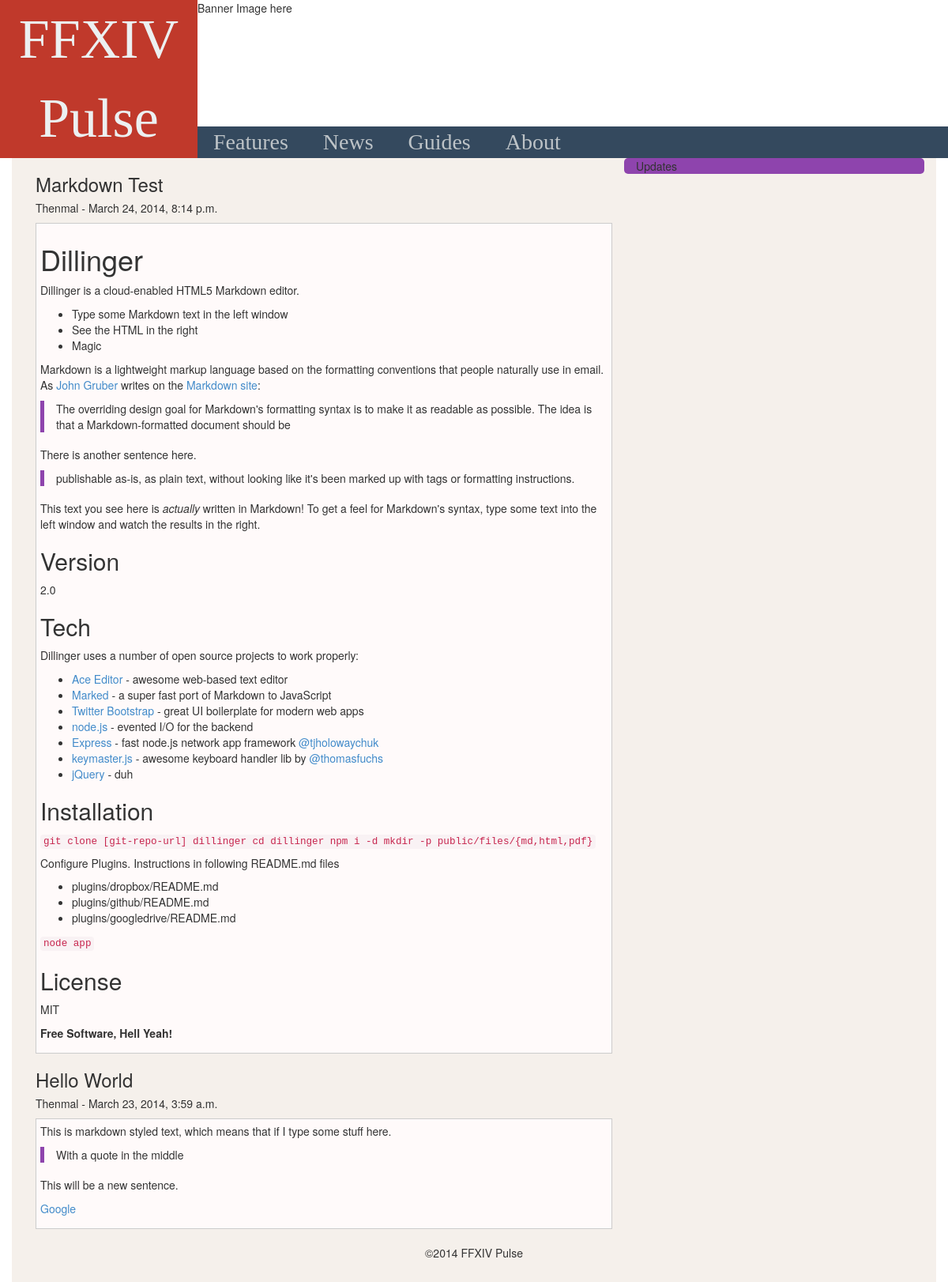
The page / on the database its author committed.
### content/models.py (models this page shows, shortened)
class News(models.Model):
    title = models.CharField(max_length=200)
    text = models.TextField()
    publish_date = models.DateTimeField()
    author = models.ForeignKey(Editor)
    credit = models.CharField(max_length=50)
    header_image = models.ForeignKey(Image)

class Editor(models.Model):
    user = models.ForeignKey(User)
    avatar = ImageWithThumbsField(upload_to="images", blank=True)
    real_pic = ImageWithThumbsField(upload_to="images", blank=True)
    bio = models.TextField()
    name = models.CharField(max_length=50)
    def __str__(self):
        return self.name

### content/views.py (the view)
# urls.py: url(r'^$', 'content.views.index', name='index'),
def index(request):
    recent_news = News.objects.all().order_by('-publish_date')
    context = {'news': recent_news}
    return render(request, 'index.html', context)

### content/templates/index.html
{% extends "base.html" %}
{% load markdown_deux_tags %}
{% block news %}
<div class="col-md-8">
    {% for n in news %}
        <h3>{{n.title}}</h3>
        <h5>{{n.author}} - {{n.publish_date}}</h5>
        <div id="news">
            {{n.text|markdown:"news"}}
        </div>
    {% endfor %}
</div>
<div id="updates" class="col-md-4">
    Updates
</div>
{% endblock %}

### content/static/main.css (style rules this page uses)
#updates { background-color: #8e44ad; border-radius: 5px; }
blockquote { padding: 0 0 0 15px; margin: 0 0 18px; border-left: 5px solid #8e44ad; font-size: 1em; }
#news { margin-bottom: 10px; background: snow; border: 1px solid #CCC; padding: 5px; }

### rows shown on the page
News: title "Markdown Test", author "Thenmal", publish_date "March 24, 2014, 8:14 p.m.", text "Dillinger Dillinger is a cloud-enabled HTML5 Markdown editor. Type some Markdown text in the left window See the HTML in the right Magic Markdown is a lightweight markup language based on the formatting conventions that people naturally use in email. As John Gruber writes on the Markdown site : The overriding design goal for Markdown's formatting syntax is to make it as readable as possible. The idea is that a Markdown-formatted document should be There is another sentence here. publishable as-is, as plain text, without looking like it's been marked up with tags or formatting instructions. This text you see here is actually written in Markdown! To get a feel for Markdown's syntax, type some…"
News: title "Hello World", author "Thenmal", publish_date "March 23, 2014, 3:59 a.m.", text "This is markdown styled text, which means that if I type some stuff here. With a quote in the middle This will be a new sentence. Google"
